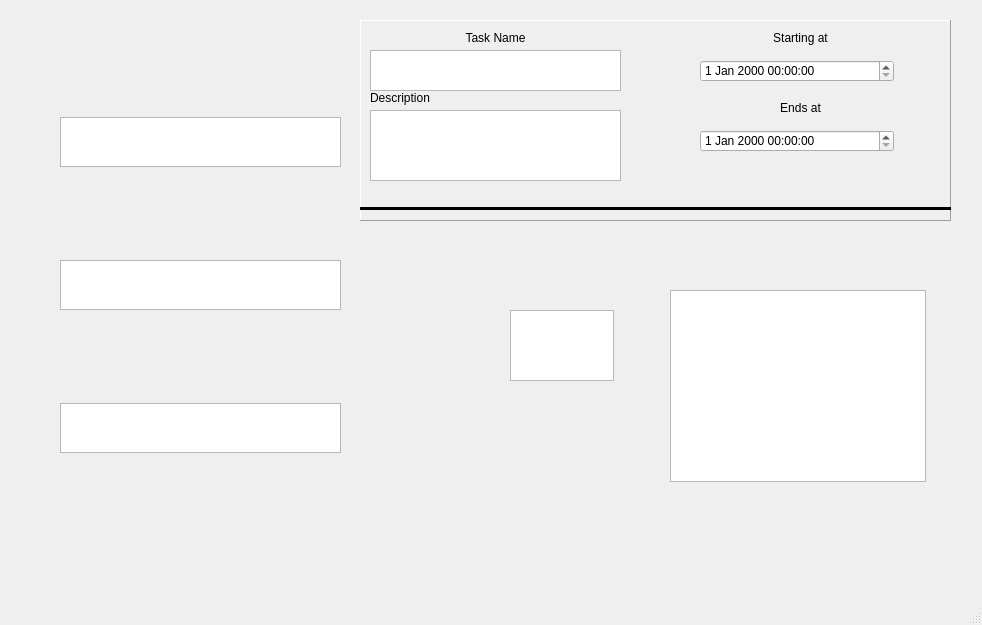
<?xml version="1.0" encoding="UTF-8"?>
<ui version="4.0">
 <class>MainWindow</class>
 <widget class="QMainWindow" name="MainWindow">
  <property name="geometry">
   <rect>
    <x>0</x>
    <y>0</y>
    <width>982</width>
    <height>625</height>
   </rect>
  </property>
  <property name="windowTitle">
   <string>MainWindow</string>
  </property>
  <widget class="QWidget" name="centralwidget">
   <widget class="QFrame" name="frame">
    <property name="geometry">
     <rect>
      <x>360</x>
      <y>20</y>
      <width>591</width>
      <height>201</height>
     </rect>
    </property>
    <property name="frameShape">
     <enum>QFrame::Panel</enum>
    </property>
    <property name="frameShadow">
     <enum>QFrame::Raised</enum>
    </property>
    <widget class="QLabel" name="label_5">
     <property name="geometry">
      <rect>
       <x>100</x>
       <y>10</y>
       <width>71</width>
       <height>16</height>
      </rect>
     </property>
     <property name="text">
      <string>Task Name</string>
     </property>
     <property name="alignment">
      <set>Qt::AlignCenter</set>
     </property>
    </widget>
    <widget class="QTextEdit" name="textEdit_3">
     <property name="geometry">
      <rect>
       <x>10</x>
       <y>30</y>
       <width>251</width>
       <height>41</height>
      </rect>
     </property>
    </widget>
    <widget class="QTextEdit" name="textEdit_4">
     <property name="geometry">
      <rect>
       <x>10</x>
       <y>90</y>
       <width>251</width>
       <height>71</height>
      </rect>
     </property>
    </widget>
    <widget class="QLabel" name="label_6">
     <property name="geometry">
      <rect>
       <x>10</x>
       <y>70</y>
       <width>61</width>
       <height>16</height>
      </rect>
     </property>
     <property name="text">
      <string>Description</string>
     </property>
    </widget>
    <widget class="QDateTimeEdit" name="dateTimeEdit_3">
     <property name="geometry">
      <rect>
       <x>340</x>
       <y>40</y>
       <width>194</width>
       <height>22</height>
      </rect>
     </property>
     <property name="sizePolicy">
      <sizepolicy hsizetype="Expanding" vsizetype="Expanding">
       <horstretch>0</horstretch>
       <verstretch>0</verstretch>
      </sizepolicy>
     </property>
    </widget>
    <widget class="QLabel" name="label_7">
     <property name="geometry">
      <rect>
       <x>410</x>
       <y>10</y>
       <width>61</width>
       <height>16</height>
      </rect>
     </property>
     <property name="text">
      <string>Starting at</string>
     </property>
     <property name="alignment">
      <set>Qt::AlignCenter</set>
     </property>
    </widget>
    <widget class="QDateTimeEdit" name="dateTimeEdit_4">
     <property name="geometry">
      <rect>
       <x>340</x>
       <y>110</y>
       <width>194</width>
       <height>22</height>
      </rect>
     </property>
    </widget>
    <widget class="QLabel" name="label_8">
     <property name="geometry">
      <rect>
       <x>410</x>
       <y>80</y>
       <width>61</width>
       <height>16</height>
      </rect>
     </property>
     <property name="text">
      <string>Ends at</string>
     </property>
     <property name="alignment">
      <set>Qt::AlignCenter</set>
     </property>
    </widget>
    <widget class="Line" name="line_2">
     <property name="geometry">
      <rect>
       <x>0</x>
       <y>180</y>
       <width>591</width>
       <height>16</height>
      </rect>
     </property>
     <property name="frameShadow">
      <enum>QFrame::Plain</enum>
     </property>
     <property name="lineWidth">
      <number>3</number>
     </property>
     <property name="orientation">
      <enum>Qt::Horizontal</enum>
     </property>
    </widget>
   </widget>
   <widget class="QWidget" name="verticalLayoutWidget">
    <property name="geometry">
     <rect>
      <x>60</x>
      <y>30</y>
      <width>281</width>
      <height>511</height>
     </rect>
    </property>
    <layout class="QVBoxLayout" name="verticalLayout">
     <property name="bottomMargin">
      <number>0</number>
     </property>
     <item>
      <widget class="QTextEdit" name="textEdit_2">
       <property name="sizePolicy">
        <sizepolicy hsizetype="Expanding" vsizetype="Fixed">
         <horstretch>0</horstretch>
         <verstretch>0</verstretch>
        </sizepolicy>
       </property>
       <property name="minimumSize">
        <size>
         <width>141</width>
         <height>31</height>
        </size>
       </property>
       <property name="maximumSize">
        <size>
         <width>16777215</width>
         <height>50</height>
        </size>
       </property>
      </widget>
     </item>
     <item>
      <widget class="QTextEdit" name="textEdit_5">
       <property name="sizePolicy">
        <sizepolicy hsizetype="Expanding" vsizetype="Fixed">
         <horstretch>0</horstretch>
         <verstretch>0</verstretch>
        </sizepolicy>
       </property>
       <property name="minimumSize">
        <size>
         <width>141</width>
         <height>31</height>
        </size>
       </property>
       <property name="maximumSize">
        <size>
         <width>16777215</width>
         <height>50</height>
        </size>
       </property>
      </widget>
     </item>
     <item>
      <widget class="QTextEdit" name="textEdit">
       <property name="sizePolicy">
        <sizepolicy hsizetype="Expanding" vsizetype="Fixed">
         <horstretch>0</horstretch>
         <verstretch>0</verstretch>
        </sizepolicy>
       </property>
       <property name="minimumSize">
        <size>
         <width>141</width>
         <height>31</height>
        </size>
       </property>
       <property name="maximumSize">
        <size>
         <width>16777215</width>
         <height>50</height>
        </size>
       </property>
      </widget>
     </item>
    </layout>
   </widget>
   <widget class="QListWidget" name="listWidget">
    <property name="geometry">
     <rect>
      <x>670</x>
      <y>290</y>
      <width>256</width>
      <height>192</height>
     </rect>
    </property>
   </widget>
   <widget class="QTextEdit" name="textEdit_6">
    <property name="geometry">
     <rect>
      <x>510</x>
      <y>310</y>
      <width>104</width>
      <height>71</height>
     </rect>
    </property>
   </widget>
  </widget>
  <widget class="QMenuBar" name="menubar">
   <property name="geometry">
    <rect>
     <x>0</x>
     <y>0</y>
     <width>982</width>
     <height>21</height>
    </rect>
   </property>
  </widget>
  <widget class="QStatusBar" name="statusbar"/>
 </widget>
 <resources/>
 <connections/>
</ui>
